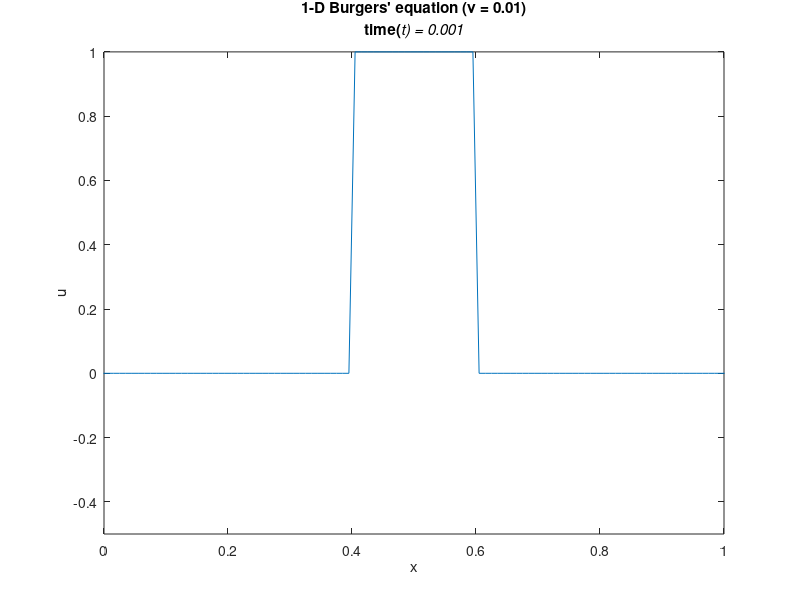

MATLAB code to generate this figure: (Note: this script raises an error after producing the figure.)
function Burger_1D
%E = burger1D;
% Simulating the 1-D Burgers' equation by the Finite Difference
% Numerical scheme used is a second order in space and time,
% upwind Godunov for the nonlinear term, Davis' method
%%
%Specifying Parameters
nx=102; 
%Number of steps in space(x)
vis0=0.1; 
%mumax=max(vis, 1.0); %Diffusion coefficient/viscosity
nt=501; 
%Number of time steps 
time=zeros(nt,1); time(1)=0.0;
dx=1/(nx-2); 
%Width of space step
dx2=dx*dx;
%dt = 0.9*dx2/(2*mumax); %timestep explicit scheme
dt=0.1*dx;
Tfinal = 0.5;
x=0-(dx/2):dx:1+(dx/2);
%Range of x (0,1) 
u=zeros(1,nx); 
%Preallocating u
un=zeros(1,nx); 
%Preallocating un
du=zeros(1,nx);
ip=zeros(1,nx); 
%Auxillary variable
im=zeros(1,nx); 
...same as above
phi=zeros(1,nx); 
...same as above
dphi=zeros(1,nx); 
...same as above
%int=zeros(nt,1);
A=zeros(nx-2,nx-2);
rhs=zeros(1,nx-2);
w=zeros(1,nx-2);
%data=zeros(nx-2,nt);
ntrial=15;
solndata=zeros(ntrial,nx);
%%
%Setting up auxillary variables
for i=1:nx
ip(i)=i+1;
im(i)=i-1;
end
ip(nx)=1;
im(1)=nx;
for nd=1:ntrial
nx=102; 
%Number of steps in space(x)
vis0=0.01; 
%mumax=max(vis, 1.0); %Diffusion coefficient/viscosity
nt=501; 
%Number of time steps 
time=zeros(nt,1); time(1)=0.0;
dx=1/(nx-2); 
%Width of space step
dx2=dx*dx;
%dt = 0.9*dx2/(2*mumax); %timestep explicit scheme
dt=0.1*dx;
vis=vis0*nd;
mufact=(vis*dt)/(2*dx2);
% initial condition
u=zeros(1,nx); 
%Preallocating u
un=zeros(1,nx); 
%Preallocating un
unew=zeros(1,nx);
% nd
% dt
% for i=(.4*(nx-2)):(.6*(nx-2))
for i=1:nx
if(x(i) >= .4) && (x(i) <= .6)
u(i)=u(i)+1.0;
%% u(i)=(x(i)-0.4)*(-x(i)+0.6)*100;
end
end
% data(:,1)=u(2:nx-1);
% area=0;
% for i=2:nx-1
% area=area+dx*(u(im(i))+2*u(i)+u(ip(i)))/4;
% end
% int(1)=area;
for j=2:nx-3
A(j,j)=1+2*mufact;
A(j,j+1)=-mufact;
A(j,j-1)=-mufact;
end
A(1,1)=1+2*mufact;
A(1,2)=-mufact;
A(1,nx-2)=-mufact;
A(nx-2,nx-2)=1+2*mufact;
A(nx-2,nx-3)=-mufact;
A(nx-2,1)=-mufact;
%%
%Implicit-Explicit scheme 2nd order space and time
for it=2:nt
ttemp=time(it-1)+dt;
if (ttemp > Tfinal)
dt=Tfinal-time(it-1);
ttemp=time(it-1)+dt;
end
time(it)=ttemp;
for i=2:nx-1
up=u(ip(i))-u(i);
um=u(i)-u(im(i));
uc=u(ip(i))-u(im(i));
minmod= [2*abs(up) 2*abs(um) 0.5*abs(uc)];
du(i)=((sign(up)+sign(um))/2)*min(minmod);
end
du(nx)=du(2);
du(1)=du(nx-1);
un=u;
h=plot(x,u); 
%plotting the velocity profile
axis([0 1 -.5 1])
title({['1-D Burgers'' equation (\nu = ',num2str(vis),')'];['time(\itt) = ',num2str(time(it))]})
xlabel('x')
ylabel('u')
drawnow;
refreshdata(h)
for i=1:nx % mid-time prediction implicit
un(i)=u(i)-(0.5*(u(i)*dt*du(i))/dx);
end
for j=1:nx-2
rhs(j)=un(j+1);
end
w=A\rhs';
for j=2:nx-1
un(j)=w(j-1);
end
un(1)=un(nx-1);
un(nx)=un(2);
% Solve Riemann Problem
for i=1:nx-1
ul=un(i)+0.5*du(i);
ur=un(ip(i))-0.5*du(ip(i));
urp(i)=ul; 
%%%%max(ul,ur);
end
urp(nx)=urp(2);
% Corrector
for i=2:nx-1
unew(i)=u(i) - (dt/(2*dx))*(urp(i)^2 - urp(i-1)^2)
...
+(0.5*dt*vis/dx2)*(u(ip(i))-2*u(i)+u(im(i)));
end
unew(1)=unew(nx-1);
unew(nx)=unew(2);
for j=1:nx-2
rhs(j)=unew(j+1);
end
w=A\rhs';
for j=2:nx-1
unew(j)=w(j-1);
end
unew(1)=unew(nx-1);
unew(nx)=unew(2);
for i=1:nx
u(i)=unew(i);
end
% data(:,it)=u(2:nx-1);
solndata(nd,:)=u(:);
area=0;
for i=2:nx-1    
area=area+dx*(u(im(i))+2*u(i)+u(ip(i)))/4;
end
int(it)=area;
if (time(it) == Tfinal)
hold
figure
plot(time(1:it),int(1:it))
break
end
end
%save('solndata');
%save('solndata.txt','solndata','-ascii');
%save('data');
end
%hold
%figure
% plot(time,int)
%end